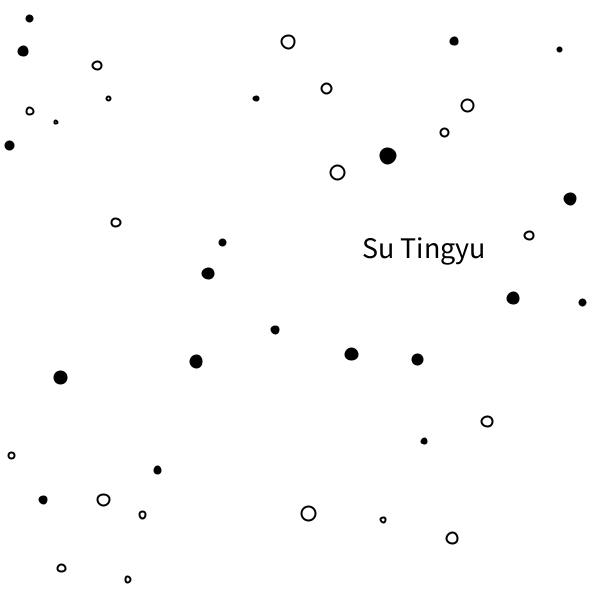
Frame 1 (no input)
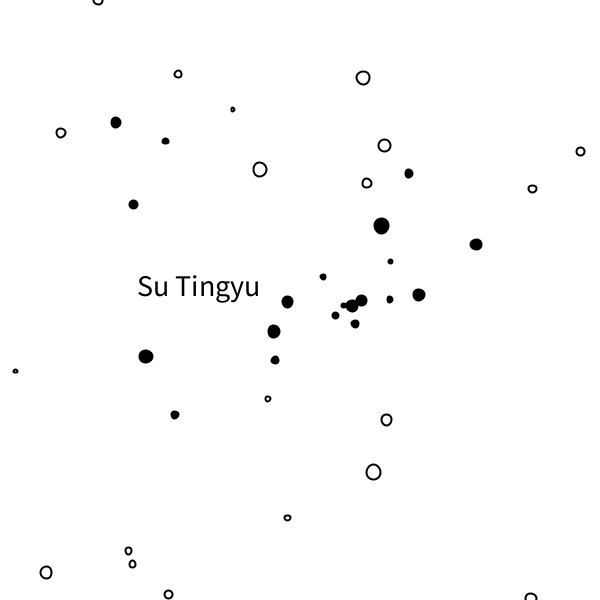
Frame 60 (the mouse pressed at the canvas centre just before this capture)
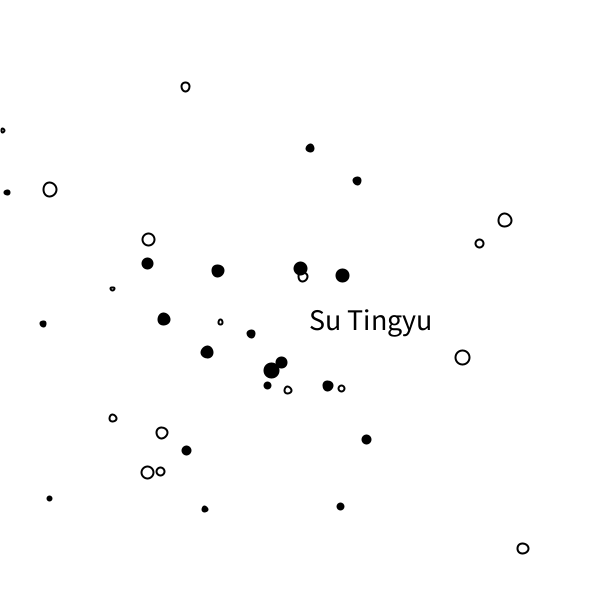
Frame 120 (the mouse held since frame 60 and released just before this capture)

The Processing sketch that drew these frames (run headless with seeded random() and noise(); from frame 60 on, the mouse is pressed at the canvas centre):

// Processing sketch: sketch_190414c
// ── sketch_190414c.pde
Mover3[] mover = new Mover3[20];
Mover2[] mover2 = new Mover2[20];
PVector aa;
Pendulum p;
//new PVector(width/2,0),175
void setup() {
  size(600, 600);
  aa = new PVector(width/2,0);
  for (int i = 0; i < 20; i++) {
    mover[i] = new Mover3();
    mover2[i] = new Mover2();
  }
  p = new Pendulum(aa, 175);
}

void draw() {
  background(255);
  p.go();
    PVector penVector = new PVector(p.position.x, p.position.y);
    //println(penVector);
  for (int i = 0; i < 20; i++) {
    penVector = new PVector(p.position.x, p.position.y*2);
    //println(penVector);
    penVector.sub(mover[i].pos);
    penVector.normalize();
    penVector.mult(0.2);

    mover[i].applyForce(penVector);
    mover[i].update();
    mover[i].display();
    
    mover2[i].applyForce(penVector);
    mover2[i].update();
    mover2[i].display();
  }
}

// ── Mover.pde
class Mover {
  PVector pos;
  PVector vel;
  PVector acc;
  float mass;
  
  Mover() {
    pos = new PVector(random(width), random(height));
    vel = new PVector(0,0);
    acc = new PVector(0, 0);
    mass = random(1, 5);
  }
  
  void applyForce(PVector force) {
    PVector f = PVector.div(force, mass); 
    acc.add(f);
  }
  
  void update() {
    vel.add(acc);
    pos.add(vel);
    acc.mult(0);
    
    if (pos.x > width) {
      pos.x = width;
      vel.x *= -1;
    } else if (pos.x < 0) {
      vel.x *= -1;
      pos.x = 0;
    }

    if (pos.y > height) {
      vel.y *= -1;
      pos.y = height;
    }
  }
  
  void display() {
    //stroke(0);
    //noFill();
    //noStroke();
    ellipse(pos.x, pos.y, 3*mass, 3*mass);
  }
}

// ── Mover2.pde
class Mover2 extends Mover{

  Mover2(){
    super();
  }
  
  void applyForce(PVector force) {
     PVector f = PVector.div(force, mass); 
    acc.add(f);
  }
  
  void update() {
  super.update();
  }
  
  void display() {
    super.display();
    fill(0);
  }
} //<>//

// ── Mover3.pde
class Mover3 extends Mover{
  Mover3(){
    super();
  }
  
  void applyForce(PVector force) {
     PVector f = PVector.div(force, mass); 
    acc.add(f);
  }
  
  void update() {
  super.update();
  }
  
  void display() {
    super.display();
    noFill();
    //noStroke();
    //fill(0);
  }
}

// ── Pen.pde
class Pendulum {
  PVector position;
  PVector origin;
  float r;
  float angle;
  float aVelocity;
  float aAcceleration;
  float damping;
Pendulum(PVector origin_, float r_) {
    origin = origin_.get();
    position = new PVector();
    r = r_;
    angle = PI/4;

    aVelocity = 0.0;
    aAcceleration = 0.0;
    damping = 0.995;
  }

  void go() {
    update();
    display();
  }

  void update() {
      float gravity = 0.4;
      aAcceleration = (-1 * gravity / r) * sin(angle);
      aVelocity += aAcceleration;
      aVelocity *= damping;
      angle += aVelocity;
  }

  void display() {
    position.set(r*sin(angle), r*cos(angle), 0);
    position.add(origin);

    stroke(0);
    textSize(30);
    strokeWeight(2);
    fill(0);
    textAlign(CENTER,CENTER);
    text("Su Tingyu", position.x, position.y*2);
  }
}
